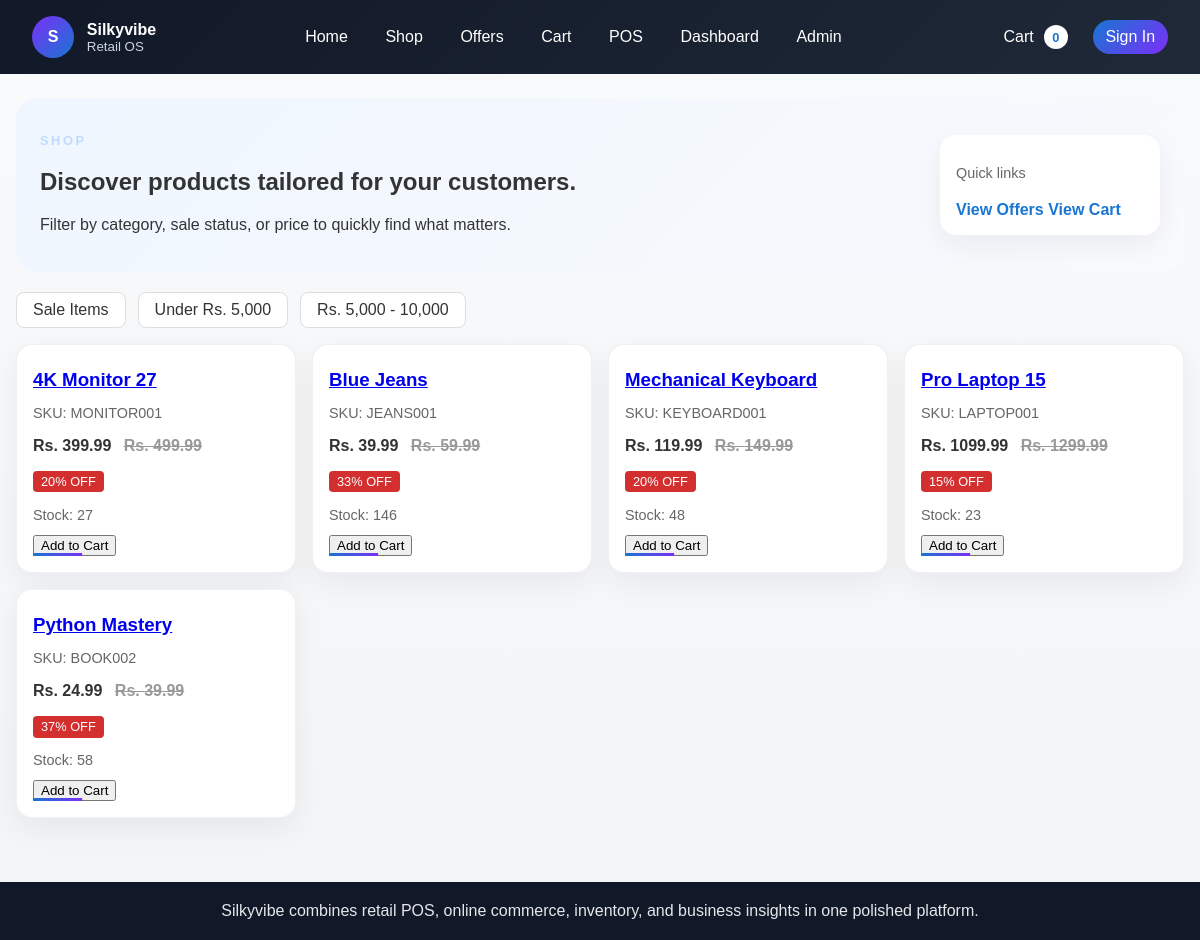
The app's page /pages/products/?on_sale=true with its own data.
### inventory/models.py (models this page shows, shortened)
class Product(models.Model):
    sku = models.CharField(max_length=50, unique=True)
    barcode = models.CharField(max_length=100, unique=True, null=True, blank=True)
    name = models.CharField(max_length=255)
    description = models.TextField(blank=True)
    category = models.ForeignKey(Category, on_delete=models.PROTECT, related_name="products")
    brand = models.ForeignKey(Brand, null=True, blank=True, on_delete=models.SET_NULL, related_name="products")
    size = models.ForeignKey(ProductSize, null=True, blank=True, on_delete=models.SET_NULL, related_name="products")
    color = models.ForeignKey(ProductColor, null=True, blank=True, on_delete=models.SET_NULL, related_name="products")
    image = models.ImageField(upload_to="products/", blank=True, null=True)
    stock_quantity = models.IntegerField(default=0)
    reserved_quantity = models.PositiveIntegerField(default=0)
    damaged_quantity = models.PositiveIntegerField(default=0)
    returned_quantity = models.PositiveIntegerField(default=0)
    min_stock_level = models.PositiveIntegerField(default=5)
    cost_price = models.DecimalField(max_digits=10, decimal_places=2, default=0)
    price = models.DecimalField(max_digits=10, decimal_places=2)
    discount_price = models.DecimalField(max_digits=10, decimal_places=2, null=True, blank=True)
    is_on_sale = models.BooleanField(default=False)
    sale_start_date = models.DateTimeField(null=True, blank=True)
    sale_end_date = models.DateTimeField(null=True, blank=True)
    created_at = models.DateTimeField(auto_now_add=True)
    updated_at = models.DateTimeField(auto_now=True)
    class Meta:
        ordering = ["name"]
        indexes = [
            models.Index(fields=["sku"]),
            models.Index(fields=["is_on_sale", "sale_start_date", "sale_end_date"]),
        ]
    @property
    def final_price(self):
        now = timezone.now()
        if self.is_on_sale and self.discount_price is not None and self.sale_start_date and self.sale_end_date:
            if self.sale_start_date <= now <= self.sale_end_date:
                return self.discount_price
        return self.price
    @property
    def sale_percentage(self):
        if self.final_price < self.price and self.price > 0:
            return int(((self.price - self.final_price) / self.price) * 100)
        return 0

### inventory/views.py (the view)
# urls.py: path("products/", ProductListPageView.as_view(), name="product-list-page"),
class ProductListPageView(ListView):
    model = Product
    template_name = "product_list.html"
    context_object_name = "products"
    paginate_by = 24
    def get_queryset(self):
        queryset = super().get_queryset()
        category = self.request.GET.get("category")
        on_sale = self.request.GET.get("on_sale")
        min_price = self.request.GET.get("min_price")
        max_price = self.request.GET.get("max_price")
        if category:
            queryset = queryset.filter(category__slug=category)
        if on_sale == "true":
            now = timezone.now()
            queryset = queryset.filter(
                is_on_sale=True,
                discount_price__isnull=False,
                sale_start_date__lte=now,
                sale_end_date__gte=now,
            )
        if min_price is not None:
            queryset = queryset.filter(price__gte=min_price)
        if max_price is not None:
            queryset = queryset.filter(price__lte=max_price)
        return queryset

### templates/product_list.html (shortened to what this page needs)
{% extends "base.html" %}
{% block content %}
    <section class="page-hero hero-soft">
        <div>
            <p class="eyebrow">Shop</p>
            <h1>Discover products tailored for your customers.</h1>
            <p>Filter by category, sale status, or price to quickly find what matters.</p>
        </div>
        <div class="hero-card">
            <p class="small-meta">Quick links</p>
            <a class="link-btn" href="{% url 'special-offers-page' %}">View Offers</a>
            <a class="link-btn" href="{% url 'cart-page' %}">View Cart</a>
        </div>
    </section>
    <div class="filters">
        <a href="?on_sale=true">Sale Items</a>
        <a href="?min_price=0&max_price=5000">Under Rs. 5,000</a>
        <a href="?min_price=5000&max_price=10000">Rs. 5,000 - 10,000</a>
    </div>
    <div class="product-grid">
        {% for product in products %}
            <article class="product-card">
                <h3><a href="/pages/products/{{ product.pk }}/">{{ product.name }}</a></h3>
                <p class="small-meta">SKU: {{ product.sku }}</p>
                <p class="price">
                    Rs. {{ product.final_price }}
                    {% if product.sale_percentage %}
                        <span class="original-price">Rs. {{ product.price }}</span>
                    {% endif %}
                </p>
                {% if product.sale_percentage %}
                    <span class="badge">{{ product.sale_percentage }}% OFF</span>
                {% endif %}
                <p class="small-meta">Stock: {{ product.stock_quantity }}</p>
                <button class="add-to-cart-btn"
                    data-product-id="{{ product.id }}"
                    data-sku="{{ product.sku }}"
                    data-name="{{ product.name }}"
                    data-price="{{ product.final_price }}"
                >Add to Cart</button>
            </article>
        {% empty %}
            <p class="empty-state">No products found.</p>
        {% endfor %}
    </div>
{% endblock %}

### static/css/styles.css (style rules this page uses)
:root { --bg: #f5f5f5; --surface: #fff; --surface-muted: rgba(255,255,255,.85); --text: #333; --text-muted: #666; --primary: #1976d2; --accent: #7b2ff7; --accent-alt: #00c6ff; --border: #ddd; --header: #222; }
* { box-sizing: border-box; }
body { font-family: Arial, sans-serif; margin: 0; padding: 0; background: linear-gradient(180deg, #f8fafc 0%, #f3f4f6 100%); color: var(--text); }
.product-grid, .dashboard-grid { display: grid; gap: 1rem; }
.product-grid { grid-template-columns: repeat(auto-fit, minmax(240px, 1fr)); }
.product-card, .dashboard-card, .buy-box, .form-panel, .section-card, .hero-card { background: var(--surface); padding: 1rem; border-radius: 16px; box-shadow: 0 10px 30px rgba(15,23,42,.06); }
.product-card { position: relative; overflow: hidden; border: 1px solid rgba(15, 23, 42, 0.06); transition: transform 0.25s ease, box-shadow 0.25s ease, border-color 0.25s ease; }
.product-card::after { content: ''; position: absolute; inset: auto 1rem 1rem 1rem; height: 3px; border-radius: 999px; background: linear-gradient(90deg, var(--primary), var(--accent)); transform: scaleX(0.2); transform-origin: left; transition: transform 0.25s ease; }
.product-card h3, .details h2, .dashboard-card h2 { margin: .5rem 0; }
.price { font-weight: 700; }
.original-price { text-decoration: line-through; color: #999; margin-left: .5rem; }
.badge { display: inline-block; background: #d32f2f; color: #fff; padding: 0.2rem 0.5rem; border-radius: 4px; font-size: 0.8rem; }
.filters { display: flex; flex-wrap: wrap; gap: .75rem; margin-bottom: 1rem; }
.filters a { padding: .5rem 1rem; background: var(--surface); color: var(--text); border-radius: 8px; text-decoration: none; border: 1px solid var(--border); }
.small-meta { color: var(--text-muted); font-size: .9rem; margin-bottom: .75rem; }
.eyebrow { text-transform: uppercase; letter-spacing: .2em; font-size: .8rem; font-weight: 700; margin-bottom: .25rem; color: #bfdbfe; }
.page-hero { display: flex; justify-content: space-between; gap: 1rem; align-items: center; padding: 1.4rem 1.5rem; border-radius: 22px; margin-bottom: 1.2rem; }
.hero-soft { background: linear-gradient(135deg, #eff6ff 0%, #f8fafc 100%); color: var(--text); }
.hero-card { min-width: 220px; }
.link-btn { display: inline-block; margin-top: .5rem; color: var(--primary); font-weight: 700; text-decoration: none; }

### records on screen
Product: name "4K Monitor 27", sku "MONITOR001", final_price "399.99", price "499.99", sale_percentage "20", stock_quantity "27"
Product: name "Blue Jeans", sku "JEANS001", final_price "39.99", price "59.99", sale_percentage "33", stock_quantity "146"
Product: name "Mechanical Keyboard", sku "KEYBOARD001", final_price "119.99", price "149.99", sale_percentage "20", stock_quantity "48"
Product: name "Pro Laptop 15", sku "LAPTOP001", final_price "1099.99", price "1299.99", sale_percentage "15", stock_quantity "23"
Product: name "Python Mastery", sku "BOOK002", final_price "24.99", price "39.99", sale_percentage "37", stock_quantity "58"
